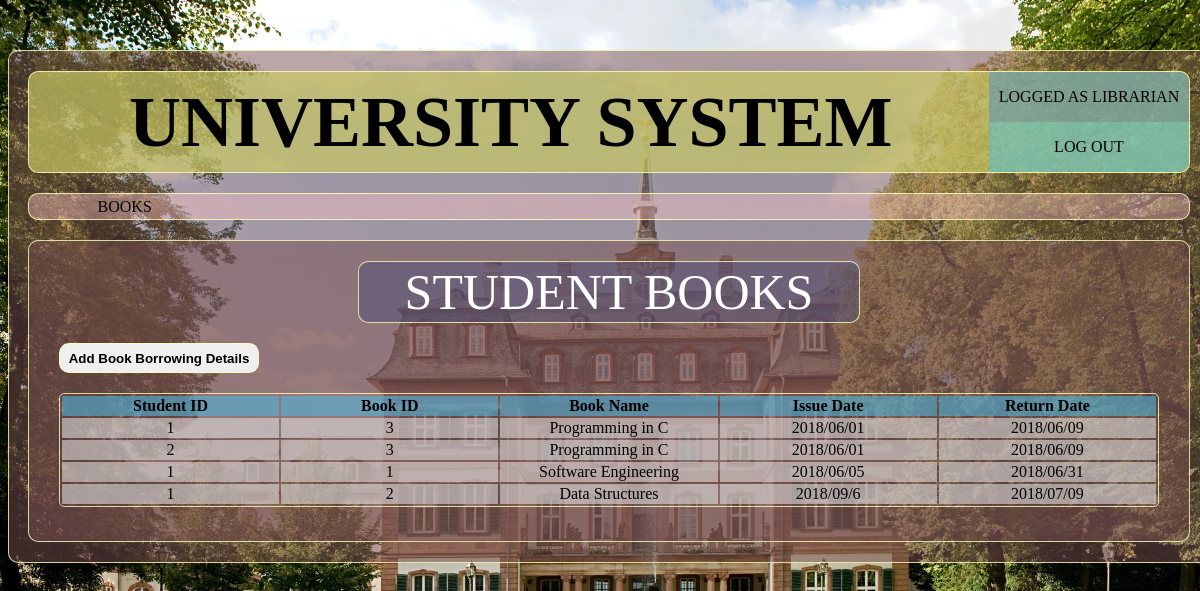
Screenshot of /pages/studentbooks.php (signed in) with the database file from the repository.
### tables this page shows
CREATE TABLE `stud_book_borrow` (
  `stdID` varchar(20) NOT NULL,
  `bookID` varchar(20) NOT NULL,
  `issuedDate` varchar(50) DEFAULT NULL,
  `returnedDate` varchar(50) DEFAULT NULL
);

CREATE TABLE `book` (
  `bookID` varchar(20) NOT NULL,
  `bookISBN` varchar(20) NOT NULL,
  `bookYear` int(5) NOT NULL,
  `bookTitle` varchar(100) NOT NULL,
  `bookPublisher` varchar(100) NOT NULL,
  `profID` varchar(20) DEFAULT NULL
);

### pages/studentbooks.php (the view, shortened to what this page needs)
<?php
if(isset($_SESSION['usertype'])){
    $usertype=$_SESSION['usertype'];
    $userid=$_SESSION['userid'];
    if($usertype==2){
        $query="SELECT * FROM stud_book_borrow WHERE stdID=$userid";
    }else{
        $query="SELECT * FROM stud_book_borrow ORDER BY issuedDate ASC";
    }
}
 require_once('layout/header.php');
?>
		<div class="container sub-page border-default">
			<div class="sub-page-box">
				<div class="container sub-page-title text-center border-default"> STUDENT BOOKS </div>
			</div>
			<div class="sub-page-box">
				<button name="add_book_borrow" class="sub-page-btn border-default" onclick="show_div('hidden_div')"> Add Book Borrowing Details </button>
			</div>
			<div class="sub-page-box">
				<table class="container sub-page-table text-center">
                        <?php
                            require_once('../inc/config.php');
                            $userquery=mysqli_query($connection,$query);
                            if($usertype==2){
                                echo "
                                    <tr>
                                        <th>Book ID</th>
                                        <th>Book Name</th>
                                        <th>Issue Date</th>
                                        <th>Return Date</th>
                                    </tr>
                                ";
                                if(mysqli_num_rows($userquery)>0){
                                    while($row=mysqli_fetch_assoc($userquery)){
                                        $bookid=$row['bookID'];
                                        $bookquery="SELECT * FROM book WHERE bookID=$bookid LIMIT 1";
                                        $bookinfo=mysqli_query($connection, $bookquery);
                                        $book=mysqli_fetch_assoc($bookinfo);
                                            echo "<tr><td>".$row['bookID']."</td>";
                                            echo "<td>".$book['bookTitle']."</td>";
                                            echo "<td>".$row['issuedDate']."</td>";
                                            echo "<td>".$row['returnedDate']."</td>";
                                    }
                                }
                            }else{
                                echo "
                                    <tr>
                                        <th>Student ID</th>
                                        <th>Book ID</th>
                                        <th>Book Name</th>
                                        <th>Issue Date</th>
                                        <th>Return Date</th>
                                    </tr>
                                ";
                                if(mysqli_num_rows($userquery)>0){
                                    while($row=mysqli_fetch_assoc($userquery)){
                                        $bookid=$row['bookID'];
                                        $bookquery="SELECT * FROM book WHERE bookID=$bookid LIMIT 1";
                                        $bookinfo=mysqli_query($connection, $bookquery);
                                        $book=mysqli_fetch_assoc($bookinfo);
                                            echo "<tr><td>".$row['stdID']."</td>";
                                            echo "<td>".$row['bookID']."</td>";
                                            echo "<td>".$book['bookTitle']."</td>";
                                            echo "<td>".$row['issuedDate']."</td>";
                                            echo "<td>".$row['returnedDate']."</td>";
                                    }
                                }
                            }
                        ?>
				</table>
			</div>
		</div>
        </div>
</body>
</html>

### css/main.css (style rules this page uses)
body { background-image: url("../assets/uni-back.jpg"); background-attachment: fixed; }
.container { margin: 0px auto; }
.border-default { border: 1px solid rgba(255,255,180,0.8); border-radius: 10px; }
.text-center { text-align: center; }

### css/subpage.css (style rules this page uses)
.sub-page { display: block; margin-top: 20px; margin-bottom: 20px; width: 1160px; min-height: 300px; background-color: rgba(120,80,80,0.5); }
.sub-page-box { display: block; }
.sub-page-title { margin-top: 20px; width: 500px; min-height: 60px; line-height: 60px; font-size: 50px; color: white; background-color: rgba(80,80,120,0.5); }
.sub-page-btn { margin-top: 20px; margin-left: 30px; min-height:30px; min-width: 200px; font-weight: bold; }
.sub-page-table { margin-top: 20px; margin-bottom: 20px; width: 1100px; border: 1px solid rgba(255,255,180,0.8); border-radius: 5px; }
.sub-page-table th { background-color: rgba(80,180,220,0.6); min-height: 30px; }
.sub-page-table td { background-color: rgba(220,220,220,0.6); min-height: 30px; }

### pages/layout/header.php (style rules this page uses)
.sub-page-table th,td { width: 16.5%; }

### rows the page displays
stud_book_borrow: stdID "1", bookID "3", bookID.bookTitle "Programming in C", issuedDate "2018/06/01", returnedDate "2018/06/09"
stud_book_borrow: stdID "2", bookID "3", bookID.bookTitle "Programming in C", issuedDate "2018/06/01", returnedDate "2018/06/09"
stud_book_borrow: stdID "1", bookID "1", bookID.bookTitle "Software Engineering", issuedDate "2018/06/05", returnedDate "2018/06/31"
stud_book_borrow: stdID "1", bookID "2", bookID.bookTitle "Data Structures", issuedDate "2018/09/6", returnedDate "2018/07/09"
